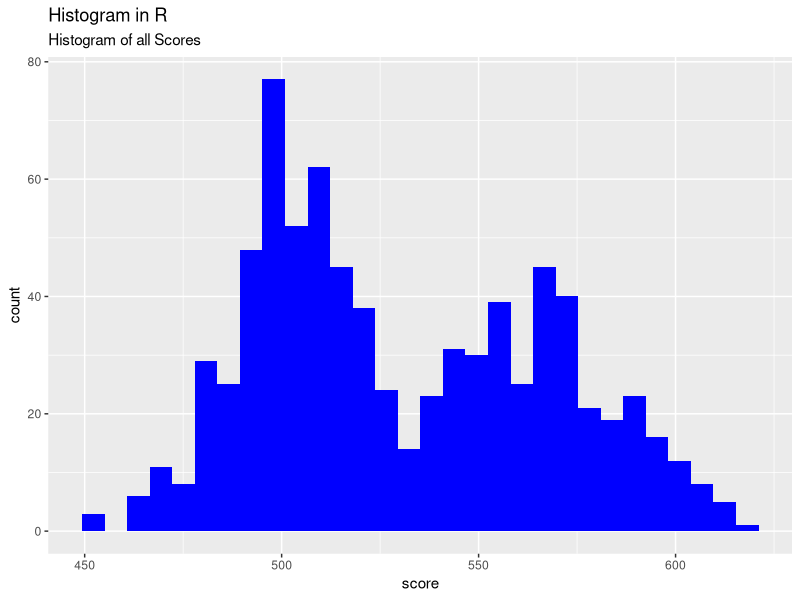
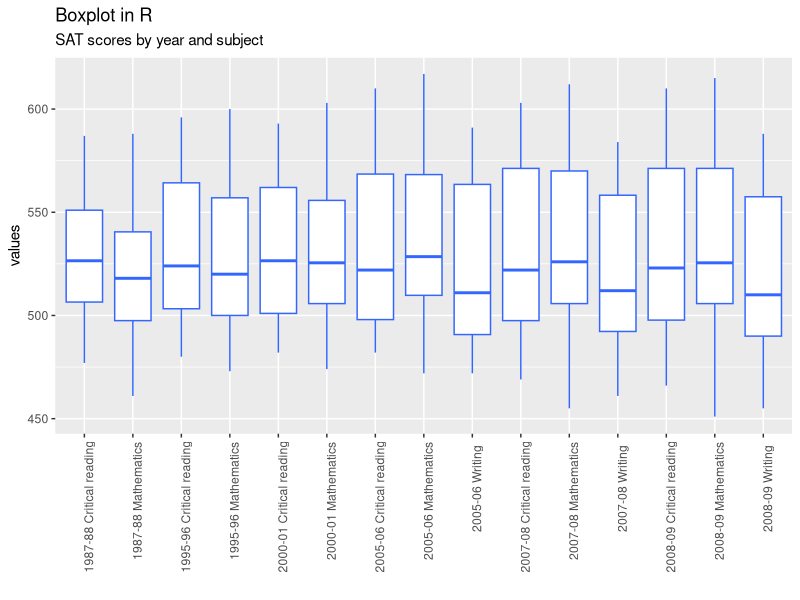
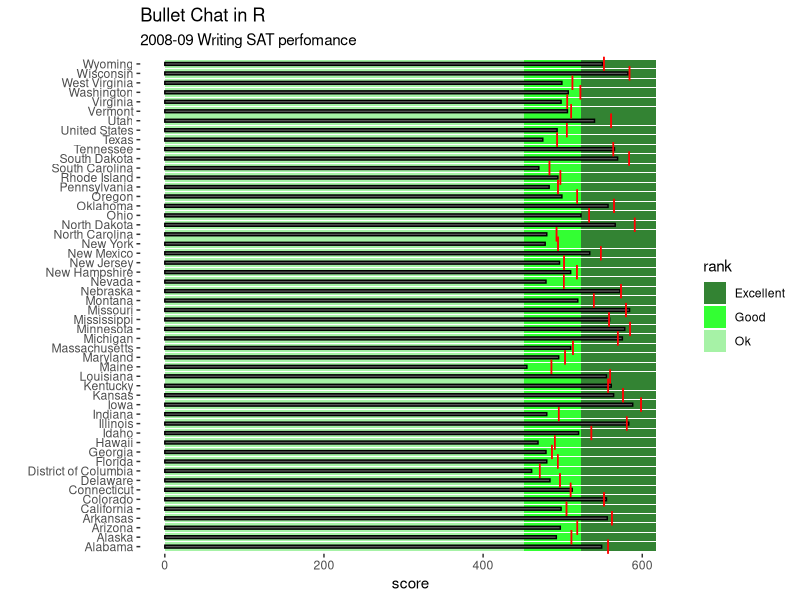
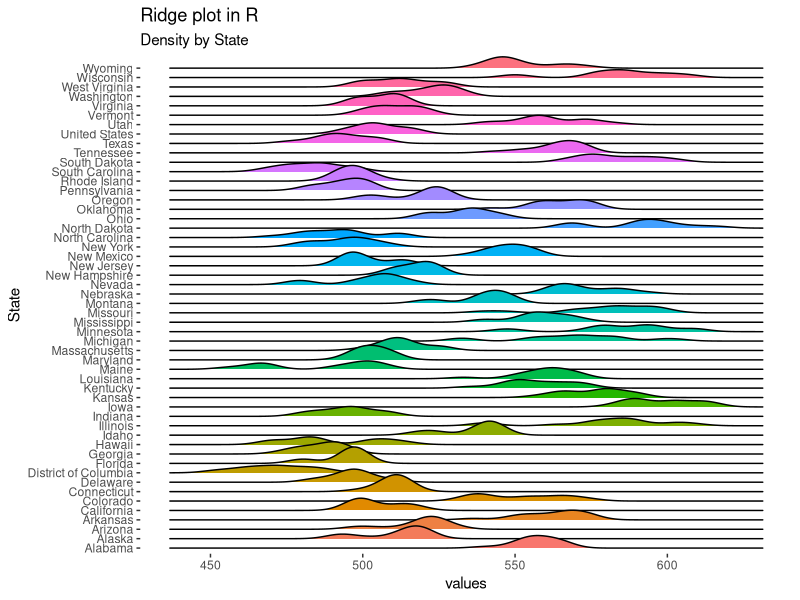

Recreate these plots in R, in order.
## ---- chunk 1
setwd("C:/Users/aarme/OneDrive/Desktop/640/ex6-2")
library(readxl)
ed1 <- read.csv("ed_clean.csv", check.names = FALSE)

## ---- chunk 2
library(ggplot2)
val <- as.matrix(ed1[,2:16])
val <- as.vector(val)
ggplot() + geom_histogram(aes(val), fill= 'blue') + ggtitle('Histogram in R', subtitle = 'Histogram of all Scores') + xlab('score')
## ---- chunk 3
ggplot(stack(ed1[2:16]), aes(x= ind, y = values))  + geom_boxplot(fill = "white", colour = "#3366FF") + theme(axis.text.x = element_text(angle = 90, hjust =  (.9))) + xlab('') +ggtitle('Boxplot in R', subtitle = 'SAT scores by year and subject')
## ---- chunk 4
library(dplyr)
wr = ed1[,c(1,16)]
colnames(wr) = c("state", "Writing_2008_09")
bullet_base <- data.frame(rank = c( "Ok", "Good", "Excellent"),
  value = c(min(val), median(val) - min(val), max(val) - median(val)))
bullet_base_rep <- 
  do.call("rbind", replicate(nrow(ed1), bullet_base, simplify = FALSE)) %>%
  mutate(name = sort(rep(ed1$State, 3) ))
dev.new(width=5, height=15)
ggplot() + geom_bar(data = bullet_base_rep, aes(x = name, y = value, fill = rank), stat = "identity", position = "stack", width = .9, alpha= .8) + geom_bar(data=wr, aes(x= state, y = Writing_2008_09 ), stat = 'identity', width = .3, color= 'black') + scale_fill_manual(values = c("darkgreen", "green", 'lightgreen')) + geom_errorbar(data = ed1[1:16], aes(x= State, ymin= rowMeans(ed1[2:16]), ymax= rowMeans(ed1[2:16])), color= 'red', width= 1.5) + coord_flip() + ggtitle('Bullet Chat in R', subtitle = '2008-09 Writing SAT perfomance') + ylab('score') + xlab('') + theme(panel.background = element_blank())
## ---- chunk 5
library(ggridges)
ed2 <- cbind(ed1[1], stack(ed1[2:16]))
ggplot(data = ed2, aes(x= values, y= State, fill= State) ) +geom_density_ridges(show.legend = FALSE) + ggtitle('Ridge plot in R', subtitle = 'Density by State') + theme(panel.background = element_blank())
